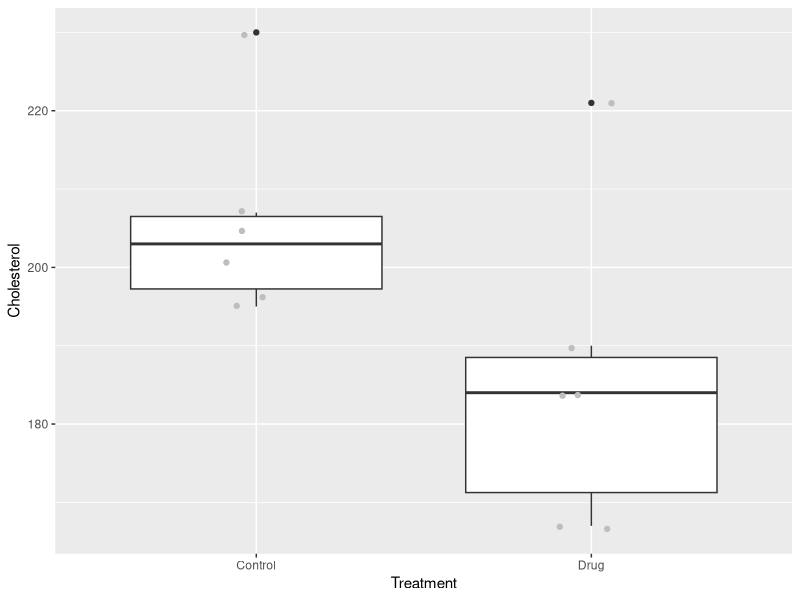
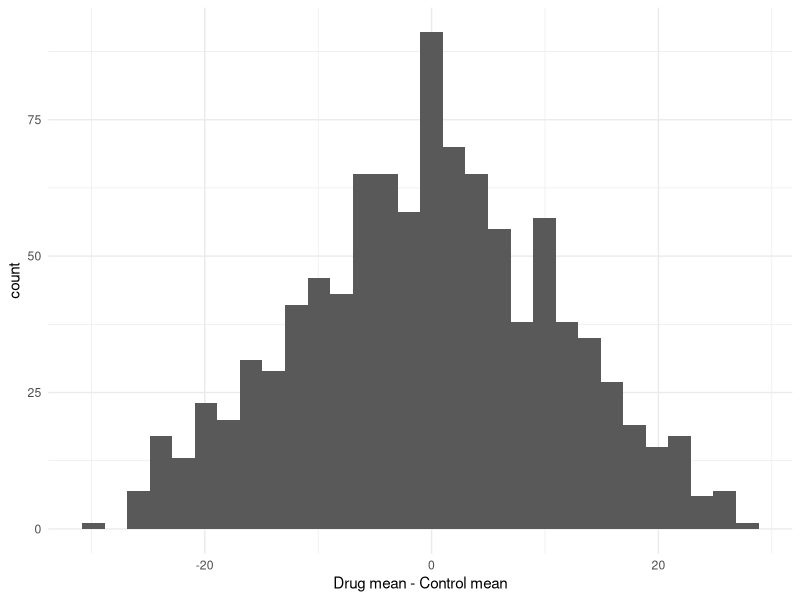
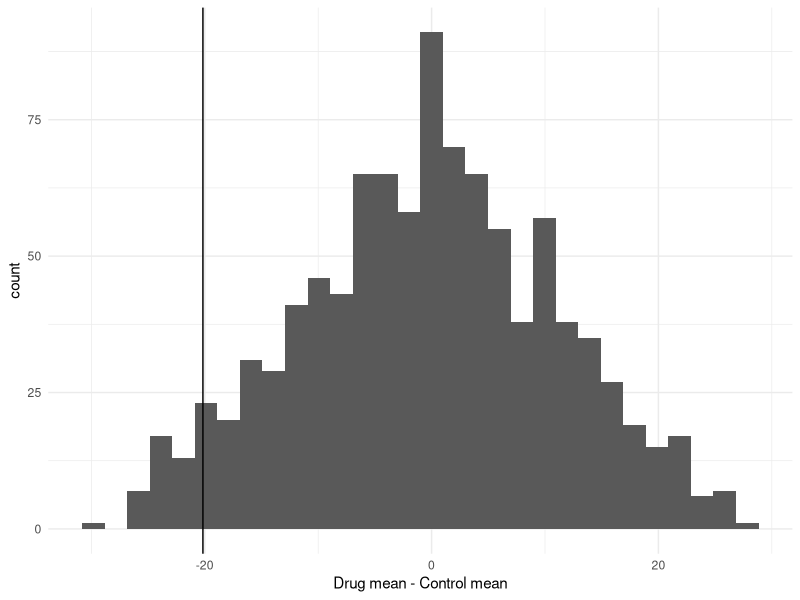
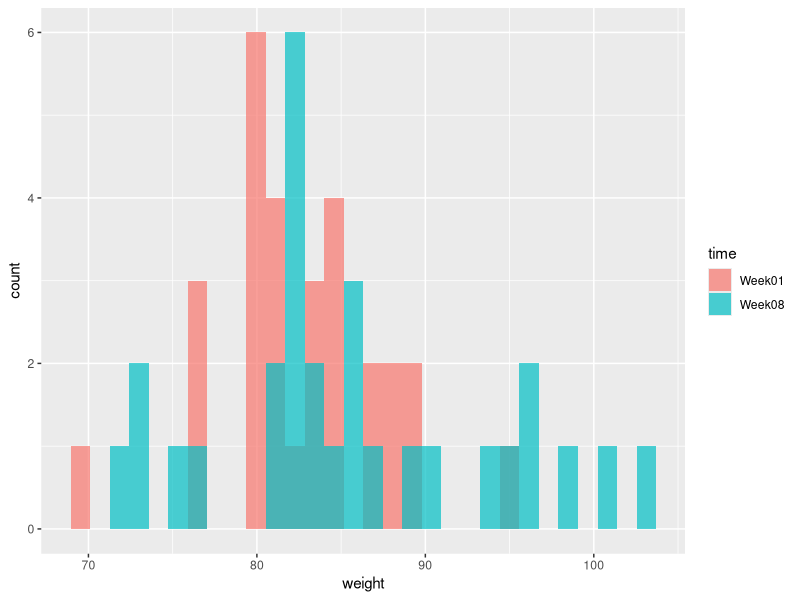
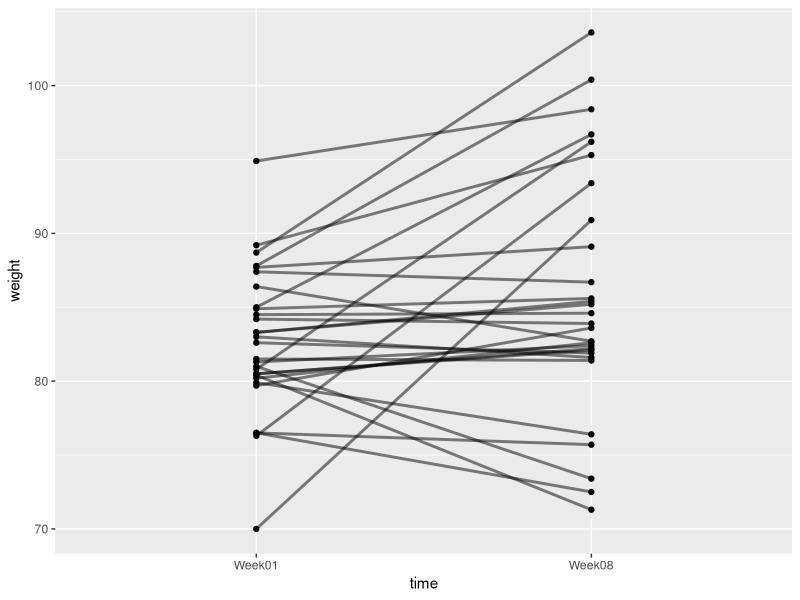
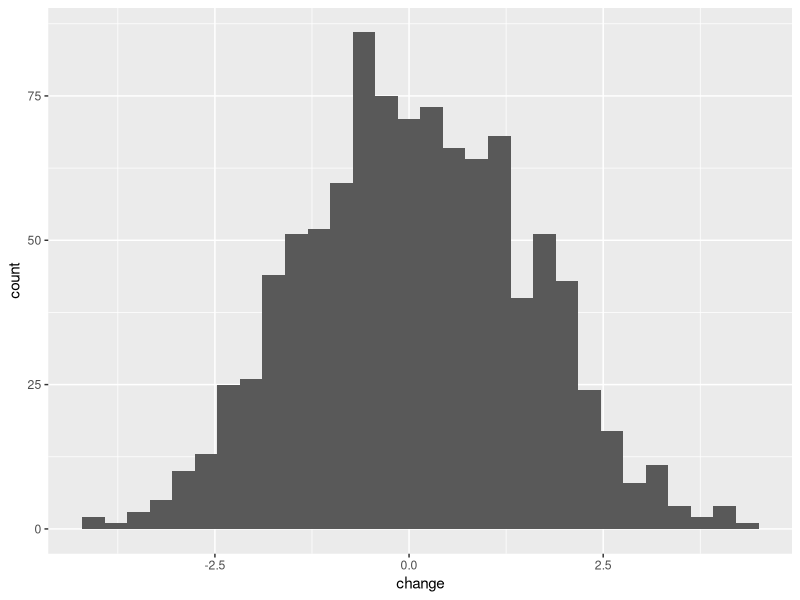
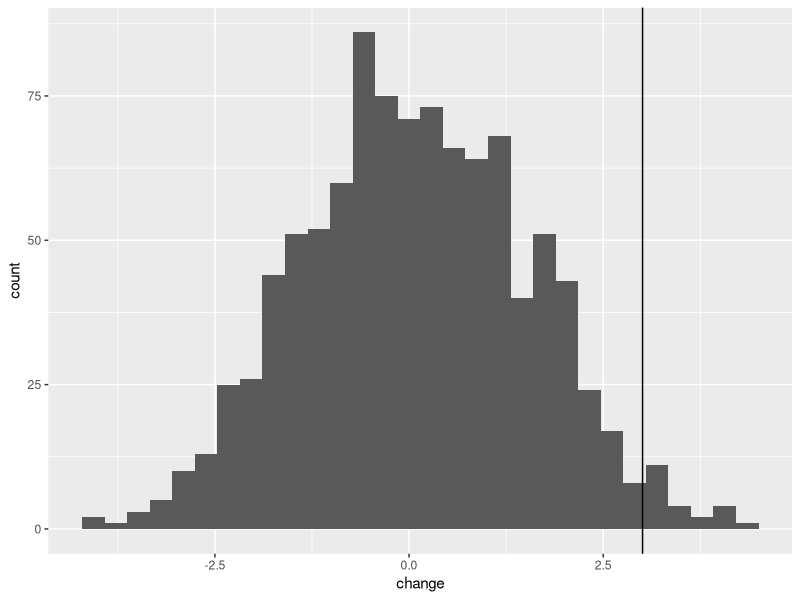

The R source for these figures, in order:
## ---- chunk 1
library(tidyverse)
## ---- chunk 2
ch <-read.csv("CourseData/cholesterol.csv")
## ---- chunk 3
ggplot(ch,aes(x=Treatment,y=Cholesterol)) + 
      geom_boxplot()+
    geom_jitter(colour="grey",width=.1)
## ---- chunk 4
tapply(ch$Cholesterol,ch$Treatment,mean)
diff(tapply(ch$Cholesterol,ch$Treatment,mean))
## ---- chunk 5
ch %>% # ch is the cholesterol data
  group_by(Treatment) %>% # group the data by treatment
  summarise(mean = mean(Cholesterol)) # calculate means
## ---- chunk 6
observedDiff <- ch %>%
  group_by(Treatment) %>% # group the data by treatment
  summarise(mean = mean(Cholesterol)) %>% # calculate means
  pull(mean) %>% # extract the mean vector
  diff()
## ---- chunk 7
set.seed(666)
## ---- chunk 8
ch %>%
  mutate(Treatment = sample(Treatment)) %>% #shuffle the Treatment data
  group_by(Treatment) %>%
  summarise(mean = mean(Cholesterol)) %>%
  pull(mean) %>%
  diff()
## ---- chunk 9
replicate(10,
            ch %>%
            mutate(Treatment = sample(Treatment)) %>%
            group_by(Treatment) %>%
            summarise(mean = mean(Cholesterol)) %>%
            pull(mean) %>%
            diff()
)
## ---- chunk 10
shuffledData <- data.frame(rep = 1:1000) %>%
  mutate(shuffledDiffs = replicate(1000,
            ch %>%
            mutate(Treatment = sample(Treatment)) %>%
            group_by(Treatment) %>%
            summarise(mean = mean(Cholesterol)) %>%
            pull(mean) %>%
            diff()
            ))
## ---- chunk 11
(p1<-ggplot(shuffledData,aes(x=shuffledDiffs)) + 
  geom_histogram() + 
  theme_minimal()+
  xlab("Drug mean - Control mean"))
## ---- chunk 12
p1 + geom_vline(xintercept = observedDiff)
## ---- chunk 13
table(shuffledData$shuffledDiffs<=observedDiff)
## ---- chunk 14
library(tidyverse)
## ---- chunk 15
#Remember to set your working directory first
an <- read.csv("CourseData/anorexiaCBT.csv")
head(an)
## ---- chunk 16
an <- an %>%
  gather("time","weight",-Subject)

head(an)
## ---- chunk 17
(p1<-ggplot(an,aes(x=weight,fill=time)) +
   geom_histogram(position = "identity",alpha=.7)
 )
## ---- chunk 18
(p2<-ggplot(an,aes(x=time,y=weight,group=Subject)) +
   geom_point() + 
   geom_line(size=1, alpha=0.5)
 )
#ggsave("/Users/jones/Dropbox/_SDU_Teaching/BB852 New Stats Course/PlotsintPlot.png",p2,width=6, height=8, dpi = 300, units="cm")
## ---- chunk 19

an2 <- an %>% group_by(Subject) %>% mutate(time = sample(time))
p2.shuffled <-ggplot(an2,aes(x=time,y=weight,group=Subject)) +
   geom_point() + 
   geom_line(size=1, alpha=0.5)
 
#ggsave("/Users/jones/Dropbox/_SDU_Teaching/BB852 New Stats Course/Plots/intPlot.shuffled.png",p2.shuffled,width=6, height=8, dpi = 300, units="cm")

## ---- chunk 20
an <- an %>% 
  group_by(Subject) %>% 
  summarise(change = diff(weight))
## ---- chunk 21
head(an)
## ---- chunk 22
obsChange <- mean(an$change)
obsChange
## ---- chunk 23
head(an)

anShuffled <- an %>%
  mutate(sign = sample(c(1,-1),size = nrow(an),replace = TRUE)) %>%
  mutate(shuffledChange = change * sign)
## ---- chunk 24
head(anShuffled)
## ---- chunk 25
an %>%
  mutate(sign = sample(c(1,-1),size = nrow(an),replace = TRUE)) %>%
  mutate(shuffledChange = change * sign) %>%
  pull(shuffledChange) %>%
  mean()
## ---- chunk 26
nullDist = data.frame(change =
                        replicate(1000,an %>%
                                    mutate(sign = sample(c(1,-1),size = nrow(an),replace = TRUE)) %>%
                                    mutate(shuffledChange = change * sign) %>%
                                    pull(shuffledChange) %>%
                                    mean())) 
## ---- chunk 27
(nullDistPlot <- ggplot(nullDist,aes(x=change)) +
  geom_histogram())
## ---- chunk 28
nullDistPlot + geom_vline(xintercept = obsChange)
## ---- chunk 29
table(nullDist$change>=obsChange)
